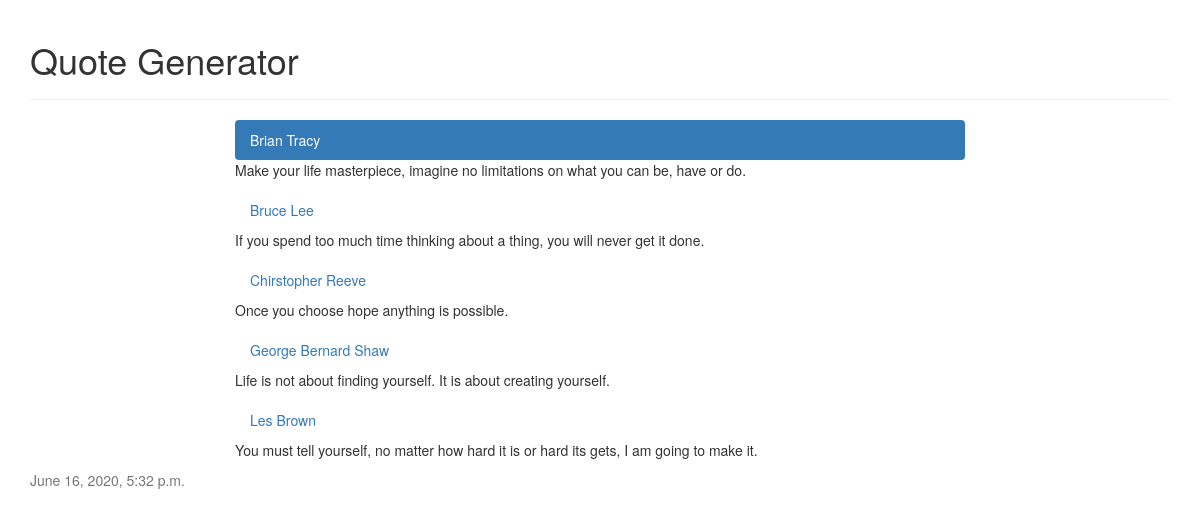
The page / on the database its author committed.
### quote_generator/models.py (models this page shows)
class Quote(models.Model):
    id=models.IntegerField(primary_key=True)
    author=models.CharField(max_length=35)
    content=models.CharField(max_length=100)

### quote_generator/views.py (the view)
# urls.py: url(r'^$',index),
def index(request):
    import random
    populate_db()
    quotes = get_quotes()
    context={
        'quotes':quotes,
        'current_date':datetime.now(),
        'title':'Quote Generator'
    }
    return render(request,'index.html',context)

### quote_generator/views.py (called while the page is built)
def get_quotes():
    result=Quote.objects.distinct().order_by('author')[:5]
    return result

def populate_db():
    if Quote.objects.count() == 0:
        Quote(author='Mahatma Gandhi',content='Be the change you wish the world to see').save()

### quote_generator/templates/index.html (shortened to what this page needs)
<!DOCTYPE html>
<html lang="en">
<head>
    <link rel="stylesheet" href="https://maxcdn.bootstrapcdn.com/bootstrap/3.3.7/css/bootstrap.min.css">
    <link rel="stylesheet" href="https://getbootstrap.com/docs/4.0/examples/sticky-footer-navbar/sticky-footer-navbar.css">
</head>
<body>
    <div class="container">
        <div class="page-header">
            <h1>{{title}}</h1>
        </div>
    </div>
    <div class="container">
        <div id="row">
            <div class="col-md-2">
            </div>
            <div class="col-md-8">
                <ul class="nav nav-pills nav-stacked">
                    {% for quote in quotes %}
                    <li
                    {% if forloop.counter0 == 0 %}
                    class="active"
                    {% endif %}
                    ><a data-toggle="pill" href="#{{quote.id}}">{{quote.author}}</a> </li>
                    <p>{{quote.content}}</p>
                    {% endfor %}
                </ul>
            </div>
            <div class="col-md-2">
            </div>
        </div>
    </div>
    <footer class="footer">
        <div class="container">
            <p class="text-muted">
                {{ current_date }}
            </p>
        </div>
    </footer>
</body>
</html>

### rows shown on the page
Quote: author "Brian Tracy", content "Make your life masterpiece, imagine no limitations on what you can be, have or do."
Quote: author "Bruce Lee", content "If you spend too much time thinking about a thing, you will never get it done."
Quote: author "Chirstopher Reeve", content "Once you choose hope anything is possible."
Quote: author "George Bernard Shaw", content "Life is not about finding yourself. It is about creating yourself."
Quote: author "Les Brown", content "You must tell yourself, no matter how hard it is or hard its gets, I am going to make it."

### other values the page prints
{{ title }} "Quote Generator"
